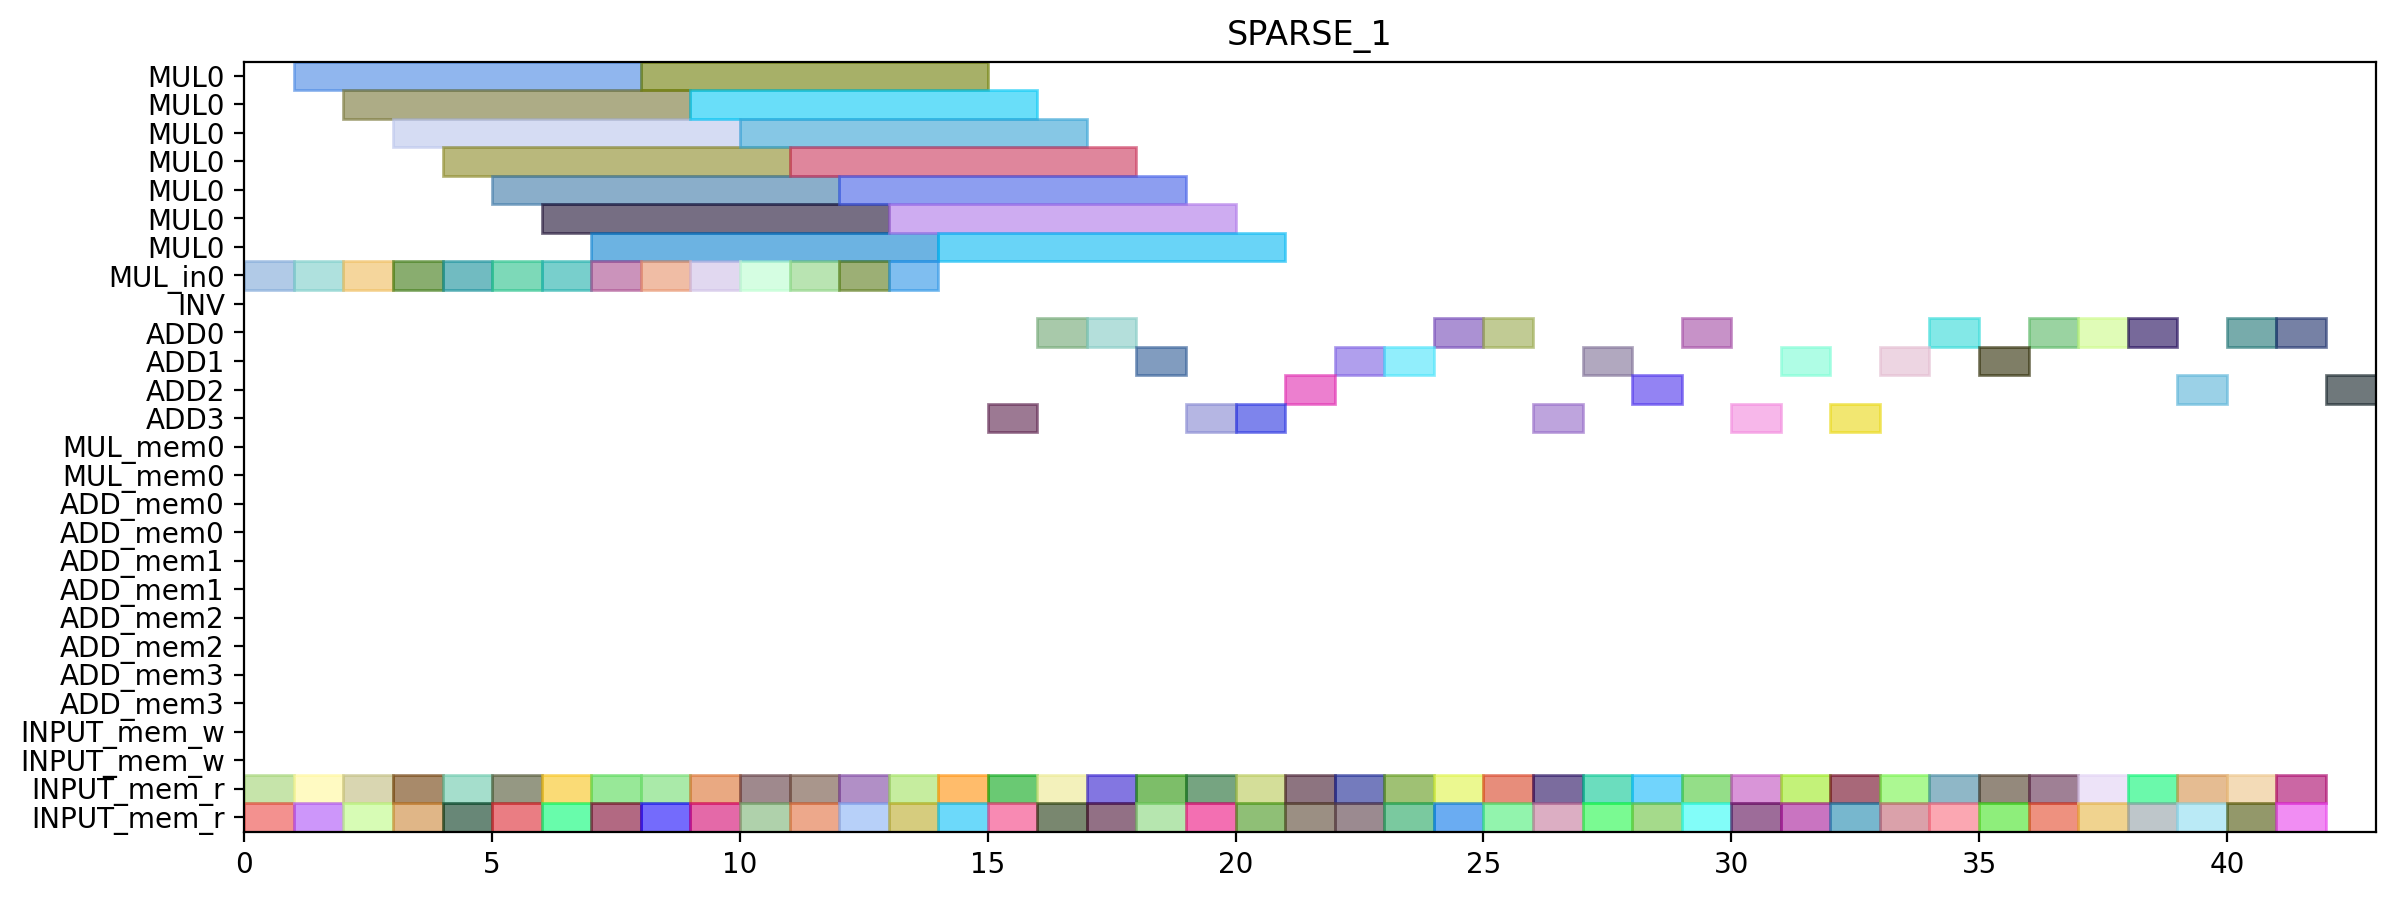

This chart was generated by the following Python code:
from pyschedule import Scenario, solvers, plotters, alt


def solve():
	horizon = 121
	S = Scenario("SPARSE_1", horizon=horizon)

	# resource
	MUL = S.Resources('MUL', num=1, size=7)
	MUL_in = S.Resources('MUL_in', num=1)
	INV = S.Resource('INV')
	ADD = S.Resources('ADD', num=4, periods=range(1, horizon))
	MUL_mem = S.Resources('MUL_mem', num=1, size=2)
	ADD_mem = S.Resources('ADD_mem', num=4, size=2)
	INPUT_mem_w = S.Resource('INPUT_mem_w', size=2)
	INPUT_mem_r = S.Resource('INPUT_mem_r', size=2)

	# result of previous scheduling
	t4_t2_t1_in = S.Task('t4_t2_t1_in', length=1, delay_cost=1)
	S += t4_t2_t1_in >= 0
	t4_t2_t1_in += MUL_in[0]

	t4_t2_t1_mem0 = S.Task('t4_t2_t1_mem0', length=1, delay_cost=1)
	S += t4_t2_t1_mem0 >= 0
	t4_t2_t1_mem0 += INPUT_mem_r

	t4_t2_t1_mem1 = S.Task('t4_t2_t1_mem1', length=1, delay_cost=1)
	S += t4_t2_t1_mem1 >= 0
	t4_t2_t1_mem1 += INPUT_mem_r

	t4_t1_t0_in = S.Task('t4_t1_t0_in', length=1, delay_cost=1)
	S += t4_t1_t0_in >= 1
	t4_t1_t0_in += MUL_in[0]

	t4_t1_t0_mem0 = S.Task('t4_t1_t0_mem0', length=1, delay_cost=1)
	S += t4_t1_t0_mem0 >= 1
	t4_t1_t0_mem0 += INPUT_mem_r

	t4_t1_t0_mem1 = S.Task('t4_t1_t0_mem1', length=1, delay_cost=1)
	S += t4_t1_t0_mem1 >= 1
	t4_t1_t0_mem1 += INPUT_mem_r

	t4_t2_t1 = S.Task('t4_t2_t1', length=7, delay_cost=1)
	S += t4_t2_t1 >= 1
	t4_t2_t1 += MUL[0]

	t4_t0_t1_in = S.Task('t4_t0_t1_in', length=1, delay_cost=1)
	S += t4_t0_t1_in >= 2
	t4_t0_t1_in += MUL_in[0]

	t4_t0_t1_mem0 = S.Task('t4_t0_t1_mem0', length=1, delay_cost=1)
	S += t4_t0_t1_mem0 >= 2
	t4_t0_t1_mem0 += INPUT_mem_r

	t4_t0_t1_mem1 = S.Task('t4_t0_t1_mem1', length=1, delay_cost=1)
	S += t4_t0_t1_mem1 >= 2
	t4_t0_t1_mem1 += INPUT_mem_r

	t4_t1_t0 = S.Task('t4_t1_t0', length=7, delay_cost=1)
	S += t4_t1_t0 >= 2
	t4_t1_t0 += MUL[0]

	t4_t0_t0_in = S.Task('t4_t0_t0_in', length=1, delay_cost=1)
	S += t4_t0_t0_in >= 3
	t4_t0_t0_in += MUL_in[0]

	t4_t0_t0_mem0 = S.Task('t4_t0_t0_mem0', length=1, delay_cost=1)
	S += t4_t0_t0_mem0 >= 3
	t4_t0_t0_mem0 += INPUT_mem_r

	t4_t0_t0_mem1 = S.Task('t4_t0_t0_mem1', length=1, delay_cost=1)
	S += t4_t0_t0_mem1 >= 3
	t4_t0_t0_mem1 += INPUT_mem_r

	t4_t0_t1 = S.Task('t4_t0_t1', length=7, delay_cost=1)
	S += t4_t0_t1 >= 3
	t4_t0_t1 += MUL[0]

	t4_t0_t0 = S.Task('t4_t0_t0', length=7, delay_cost=1)
	S += t4_t0_t0 >= 4
	t4_t0_t0 += MUL[0]

	t4_t8_t0_in = S.Task('t4_t8_t0_in', length=1, delay_cost=1)
	S += t4_t8_t0_in >= 4
	t4_t8_t0_in += MUL_in[0]

	t4_t8_t0_mem0 = S.Task('t4_t8_t0_mem0', length=1, delay_cost=1)
	S += t4_t8_t0_mem0 >= 4
	t4_t8_t0_mem0 += INPUT_mem_r

	t4_t8_t0_mem1 = S.Task('t4_t8_t0_mem1', length=1, delay_cost=1)
	S += t4_t8_t0_mem1 >= 4
	t4_t8_t0_mem1 += INPUT_mem_r

	t2_t1_in = S.Task('t2_t1_in', length=1, delay_cost=1)
	S += t2_t1_in >= 5
	t2_t1_in += MUL_in[0]

	t2_t1_mem0 = S.Task('t2_t1_mem0', length=1, delay_cost=1)
	S += t2_t1_mem0 >= 5
	t2_t1_mem0 += INPUT_mem_r

	t2_t1_mem1 = S.Task('t2_t1_mem1', length=1, delay_cost=1)
	S += t2_t1_mem1 >= 5
	t2_t1_mem1 += INPUT_mem_r

	t4_t8_t0 = S.Task('t4_t8_t0', length=7, delay_cost=1)
	S += t4_t8_t0 >= 5
	t4_t8_t0 += MUL[0]

	t2_t0_in = S.Task('t2_t0_in', length=1, delay_cost=1)
	S += t2_t0_in >= 6
	t2_t0_in += MUL_in[0]

	t2_t0_mem0 = S.Task('t2_t0_mem0', length=1, delay_cost=1)
	S += t2_t0_mem0 >= 6
	t2_t0_mem0 += INPUT_mem_r

	t2_t0_mem1 = S.Task('t2_t0_mem1', length=1, delay_cost=1)
	S += t2_t0_mem1 >= 6
	t2_t0_mem1 += INPUT_mem_r

	t2_t1 = S.Task('t2_t1', length=7, delay_cost=1)
	S += t2_t1 >= 6
	t2_t1 += MUL[0]

	t1_t0_in = S.Task('t1_t0_in', length=1, delay_cost=1)
	S += t1_t0_in >= 7
	t1_t0_in += MUL_in[0]

	t1_t0_mem0 = S.Task('t1_t0_mem0', length=1, delay_cost=1)
	S += t1_t0_mem0 >= 7
	t1_t0_mem0 += INPUT_mem_r

	t1_t0_mem1 = S.Task('t1_t0_mem1', length=1, delay_cost=1)
	S += t1_t0_mem1 >= 7
	t1_t0_mem1 += INPUT_mem_r

	t2_t0 = S.Task('t2_t0', length=7, delay_cost=1)
	S += t2_t0 >= 7
	t2_t0 += MUL[0]

	t0_t1_in = S.Task('t0_t1_in', length=1, delay_cost=1)
	S += t0_t1_in >= 8
	t0_t1_in += MUL_in[0]

	t0_t1_mem0 = S.Task('t0_t1_mem0', length=1, delay_cost=1)
	S += t0_t1_mem0 >= 8
	t0_t1_mem0 += INPUT_mem_r

	t0_t1_mem1 = S.Task('t0_t1_mem1', length=1, delay_cost=1)
	S += t0_t1_mem1 >= 8
	t0_t1_mem1 += INPUT_mem_r

	t1_t0 = S.Task('t1_t0', length=7, delay_cost=1)
	S += t1_t0 >= 8
	t1_t0 += MUL[0]

	t0_t1 = S.Task('t0_t1', length=7, delay_cost=1)
	S += t0_t1 >= 9
	t0_t1 += MUL[0]

	t4_t8_t1_in = S.Task('t4_t8_t1_in', length=1, delay_cost=1)
	S += t4_t8_t1_in >= 9
	t4_t8_t1_in += MUL_in[0]

	t4_t8_t1_mem0 = S.Task('t4_t8_t1_mem0', length=1, delay_cost=1)
	S += t4_t8_t1_mem0 >= 9
	t4_t8_t1_mem0 += INPUT_mem_r

	t4_t8_t1_mem1 = S.Task('t4_t8_t1_mem1', length=1, delay_cost=1)
	S += t4_t8_t1_mem1 >= 9
	t4_t8_t1_mem1 += INPUT_mem_r

	t4_t2_t0_in = S.Task('t4_t2_t0_in', length=1, delay_cost=1)
	S += t4_t2_t0_in >= 10
	t4_t2_t0_in += MUL_in[0]

	t4_t2_t0_mem0 = S.Task('t4_t2_t0_mem0', length=1, delay_cost=1)
	S += t4_t2_t0_mem0 >= 10
	t4_t2_t0_mem0 += INPUT_mem_r

	t4_t2_t0_mem1 = S.Task('t4_t2_t0_mem1', length=1, delay_cost=1)
	S += t4_t2_t0_mem1 >= 10
	t4_t2_t0_mem1 += INPUT_mem_r

	t4_t8_t1 = S.Task('t4_t8_t1', length=7, delay_cost=1)
	S += t4_t8_t1 >= 10
	t4_t8_t1 += MUL[0]

	t4_t1_t1_in = S.Task('t4_t1_t1_in', length=1, delay_cost=1)
	S += t4_t1_t1_in >= 11
	t4_t1_t1_in += MUL_in[0]

	t4_t1_t1_mem0 = S.Task('t4_t1_t1_mem0', length=1, delay_cost=1)
	S += t4_t1_t1_mem0 >= 11
	t4_t1_t1_mem0 += INPUT_mem_r

	t4_t1_t1_mem1 = S.Task('t4_t1_t1_mem1', length=1, delay_cost=1)
	S += t4_t1_t1_mem1 >= 11
	t4_t1_t1_mem1 += INPUT_mem_r

	t4_t2_t0 = S.Task('t4_t2_t0', length=7, delay_cost=1)
	S += t4_t2_t0 >= 11
	t4_t2_t0 += MUL[0]

	t1_t1_in = S.Task('t1_t1_in', length=1, delay_cost=1)
	S += t1_t1_in >= 12
	t1_t1_in += MUL_in[0]

	t1_t1_mem0 = S.Task('t1_t1_mem0', length=1, delay_cost=1)
	S += t1_t1_mem0 >= 12
	t1_t1_mem0 += INPUT_mem_r

	t1_t1_mem1 = S.Task('t1_t1_mem1', length=1, delay_cost=1)
	S += t1_t1_mem1 >= 12
	t1_t1_mem1 += INPUT_mem_r

	t4_t1_t1 = S.Task('t4_t1_t1', length=7, delay_cost=1)
	S += t4_t1_t1 >= 12
	t4_t1_t1 += MUL[0]

	t0_t0_in = S.Task('t0_t0_in', length=1, delay_cost=1)
	S += t0_t0_in >= 13
	t0_t0_in += MUL_in[0]

	t0_t0_mem0 = S.Task('t0_t0_mem0', length=1, delay_cost=1)
	S += t0_t0_mem0 >= 13
	t0_t0_mem0 += INPUT_mem_r

	t0_t0_mem1 = S.Task('t0_t0_mem1', length=1, delay_cost=1)
	S += t0_t0_mem1 >= 13
	t0_t0_mem1 += INPUT_mem_r

	t1_t1 = S.Task('t1_t1', length=7, delay_cost=1)
	S += t1_t1 >= 13
	t1_t1 += MUL[0]

	t0_t0 = S.Task('t0_t0', length=7, delay_cost=1)
	S += t0_t0 >= 14
	t0_t0 += MUL[0]

	t4_t51_mem0 = S.Task('t4_t51_mem0', length=1, delay_cost=1)
	S += t4_t51_mem0 >= 14
	t4_t51_mem0 += INPUT_mem_r

	t4_t51_mem1 = S.Task('t4_t51_mem1', length=1, delay_cost=1)
	S += t4_t51_mem1 >= 14
	t4_t51_mem1 += INPUT_mem_r

	t4_t1_t2_mem0 = S.Task('t4_t1_t2_mem0', length=1, delay_cost=1)
	S += t4_t1_t2_mem0 >= 15
	t4_t1_t2_mem0 += INPUT_mem_r

	t4_t1_t2_mem1 = S.Task('t4_t1_t2_mem1', length=1, delay_cost=1)
	S += t4_t1_t2_mem1 >= 15
	t4_t1_t2_mem1 += INPUT_mem_r

	t4_t51 = S.Task('t4_t51', length=1, delay_cost=1)
	S += t4_t51 >= 15
	t4_t51 += ADD[3]

	t2_t2_mem0 = S.Task('t2_t2_mem0', length=1, delay_cost=1)
	S += t2_t2_mem0 >= 16
	t2_t2_mem0 += INPUT_mem_r

	t2_t2_mem1 = S.Task('t2_t2_mem1', length=1, delay_cost=1)
	S += t2_t2_mem1 >= 16
	t2_t2_mem1 += INPUT_mem_r

	t4_t1_t2 = S.Task('t4_t1_t2', length=1, delay_cost=1)
	S += t4_t1_t2 >= 16
	t4_t1_t2 += ADD[0]

	t0_t2_mem0 = S.Task('t0_t2_mem0', length=1, delay_cost=1)
	S += t0_t2_mem0 >= 17
	t0_t2_mem0 += INPUT_mem_r

	t0_t2_mem1 = S.Task('t0_t2_mem1', length=1, delay_cost=1)
	S += t0_t2_mem1 >= 17
	t0_t2_mem1 += INPUT_mem_r

	t2_t2 = S.Task('t2_t2', length=1, delay_cost=1)
	S += t2_t2 >= 17
	t2_t2 += ADD[0]

	t0_t2 = S.Task('t0_t2', length=1, delay_cost=1)
	S += t0_t2 >= 18
	t0_t2 += ADD[1]

	t0_t3_mem0 = S.Task('t0_t3_mem0', length=1, delay_cost=1)
	S += t0_t3_mem0 >= 18
	t0_t3_mem0 += INPUT_mem_r

	t0_t3_mem1 = S.Task('t0_t3_mem1', length=1, delay_cost=1)
	S += t0_t3_mem1 >= 18
	t0_t3_mem1 += INPUT_mem_r

	t0_t3 = S.Task('t0_t3', length=1, delay_cost=1)
	S += t0_t3 >= 19
	t0_t3 += ADD[3]

	t4_t0_t2_mem0 = S.Task('t4_t0_t2_mem0', length=1, delay_cost=1)
	S += t4_t0_t2_mem0 >= 19
	t4_t0_t2_mem0 += INPUT_mem_r

	t4_t0_t2_mem1 = S.Task('t4_t0_t2_mem1', length=1, delay_cost=1)
	S += t4_t0_t2_mem1 >= 19
	t4_t0_t2_mem1 += INPUT_mem_r

	t4_t0_t2 = S.Task('t4_t0_t2', length=1, delay_cost=1)
	S += t4_t0_t2 >= 20
	t4_t0_t2 += ADD[3]

	t4_t0_t3_mem0 = S.Task('t4_t0_t3_mem0', length=1, delay_cost=1)
	S += t4_t0_t3_mem0 >= 20
	t4_t0_t3_mem0 += INPUT_mem_r

	t4_t0_t3_mem1 = S.Task('t4_t0_t3_mem1', length=1, delay_cost=1)
	S += t4_t0_t3_mem1 >= 20
	t4_t0_t3_mem1 += INPUT_mem_r

	t1_t2_mem0 = S.Task('t1_t2_mem0', length=1, delay_cost=1)
	S += t1_t2_mem0 >= 21
	t1_t2_mem0 += INPUT_mem_r

	t1_t2_mem1 = S.Task('t1_t2_mem1', length=1, delay_cost=1)
	S += t1_t2_mem1 >= 21
	t1_t2_mem1 += INPUT_mem_r

	t4_t0_t3 = S.Task('t4_t0_t3', length=1, delay_cost=1)
	S += t4_t0_t3 >= 21
	t4_t0_t3 += ADD[2]

	t1_t2 = S.Task('t1_t2', length=1, delay_cost=1)
	S += t1_t2 >= 22
	t1_t2 += ADD[1]

	t2_t3_mem0 = S.Task('t2_t3_mem0', length=1, delay_cost=1)
	S += t2_t3_mem0 >= 22
	t2_t3_mem0 += INPUT_mem_r

	t2_t3_mem1 = S.Task('t2_t3_mem1', length=1, delay_cost=1)
	S += t2_t3_mem1 >= 22
	t2_t3_mem1 += INPUT_mem_r

	t2_t3 = S.Task('t2_t3', length=1, delay_cost=1)
	S += t2_t3 >= 23
	t2_t3 += ADD[1]

	t4_t1_t3_mem0 = S.Task('t4_t1_t3_mem0', length=1, delay_cost=1)
	S += t4_t1_t3_mem0 >= 23
	t4_t1_t3_mem0 += INPUT_mem_r

	t4_t1_t3_mem1 = S.Task('t4_t1_t3_mem1', length=1, delay_cost=1)
	S += t4_t1_t3_mem1 >= 23
	t4_t1_t3_mem1 += INPUT_mem_r

	t4_t1_t3 = S.Task('t4_t1_t3', length=1, delay_cost=1)
	S += t4_t1_t3 >= 24
	t4_t1_t3 += ADD[0]

	t4_t50_mem0 = S.Task('t4_t50_mem0', length=1, delay_cost=1)
	S += t4_t50_mem0 >= 24
	t4_t50_mem0 += INPUT_mem_r

	t4_t50_mem1 = S.Task('t4_t50_mem1', length=1, delay_cost=1)
	S += t4_t50_mem1 >= 24
	t4_t50_mem1 += INPUT_mem_r

	t4_t41_mem0 = S.Task('t4_t41_mem0', length=1, delay_cost=1)
	S += t4_t41_mem0 >= 25
	t4_t41_mem0 += INPUT_mem_r

	t4_t41_mem1 = S.Task('t4_t41_mem1', length=1, delay_cost=1)
	S += t4_t41_mem1 >= 25
	t4_t41_mem1 += INPUT_mem_r

	t4_t50 = S.Task('t4_t50', length=1, delay_cost=1)
	S += t4_t50 >= 25
	t4_t50 += ADD[0]

	t1_t3_mem0 = S.Task('t1_t3_mem0', length=1, delay_cost=1)
	S += t1_t3_mem0 >= 26
	t1_t3_mem0 += INPUT_mem_r

	t1_t3_mem1 = S.Task('t1_t3_mem1', length=1, delay_cost=1)
	S += t1_t3_mem1 >= 26
	t1_t3_mem1 += INPUT_mem_r

	t4_t41 = S.Task('t4_t41', length=1, delay_cost=1)
	S += t4_t41 >= 26
	t4_t41 += ADD[3]

	t1_t3 = S.Task('t1_t3', length=1, delay_cost=1)
	S += t1_t3 >= 27
	t1_t3 += ADD[1]

	t4_t40_mem0 = S.Task('t4_t40_mem0', length=1, delay_cost=1)
	S += t4_t40_mem0 >= 27
	t4_t40_mem0 += INPUT_mem_r

	t4_t40_mem1 = S.Task('t4_t40_mem1', length=1, delay_cost=1)
	S += t4_t40_mem1 >= 27
	t4_t40_mem1 += INPUT_mem_r

	t4_t2_t3_mem0 = S.Task('t4_t2_t3_mem0', length=1, delay_cost=1)
	S += t4_t2_t3_mem0 >= 28
	t4_t2_t3_mem0 += INPUT_mem_r

	t4_t2_t3_mem1 = S.Task('t4_t2_t3_mem1', length=1, delay_cost=1)
	S += t4_t2_t3_mem1 >= 28
	t4_t2_t3_mem1 += INPUT_mem_r

	t4_t40 = S.Task('t4_t40', length=1, delay_cost=1)
	S += t4_t40 >= 28
	t4_t40 += ADD[2]

	t4_t2_t2_mem0 = S.Task('t4_t2_t2_mem0', length=1, delay_cost=1)
	S += t4_t2_t2_mem0 >= 29
	t4_t2_t2_mem0 += INPUT_mem_r

	t4_t2_t2_mem1 = S.Task('t4_t2_t2_mem1', length=1, delay_cost=1)
	S += t4_t2_t2_mem1 >= 29
	t4_t2_t2_mem1 += INPUT_mem_r

	t4_t2_t3 = S.Task('t4_t2_t3', length=1, delay_cost=1)
	S += t4_t2_t3 >= 29
	t4_t2_t3 += ADD[0]

	t4_t2_t2 = S.Task('t4_t2_t2', length=1, delay_cost=1)
	S += t4_t2_t2 >= 30
	t4_t2_t2 += ADD[3]


	# new tasks
	t4_t8_t2 = S.Task('t4_t8_t2', length=1, delay_cost=1)
	t4_t8_t2 += alt(ADD)

	t4_t8_t2_mem0 = S.Task('t4_t8_t2_mem0', length=1, delay_cost=1)
	t4_t8_t2_mem0 += INPUT_mem_r
	S += t4_t8_t2_mem0 <= t4_t8_t2

	t4_t8_t2_mem1 = S.Task('t4_t8_t2_mem1', length=1, delay_cost=1)
	t4_t8_t2_mem1 += INPUT_mem_r
	S += t4_t8_t2_mem1 <= t4_t8_t2

	t4_t8_t3 = S.Task('t4_t8_t3', length=1, delay_cost=1)
	t4_t8_t3 += alt(ADD)

	t4_t8_t3_mem0 = S.Task('t4_t8_t3_mem0', length=1, delay_cost=1)
	t4_t8_t3_mem0 += INPUT_mem_r
	S += t4_t8_t3_mem0 <= t4_t8_t3

	t4_t8_t3_mem1 = S.Task('t4_t8_t3_mem1', length=1, delay_cost=1)
	t4_t8_t3_mem1 += INPUT_mem_r
	S += t4_t8_t3_mem1 <= t4_t8_t3

	t70 = S.Task('t70', length=1, delay_cost=1)
	t70 += alt(ADD)

	t70_mem0 = S.Task('t70_mem0', length=1, delay_cost=1)
	t70_mem0 += INPUT_mem_r
	S += t70_mem0 <= t70

	t70_mem1 = S.Task('t70_mem1', length=1, delay_cost=1)
	t70_mem1 += INPUT_mem_r
	S += t70_mem1 <= t70

	t71 = S.Task('t71', length=1, delay_cost=1)
	t71 += alt(ADD)

	t71_mem0 = S.Task('t71_mem0', length=1, delay_cost=1)
	t71_mem0 += INPUT_mem_r
	S += t71_mem0 <= t71

	t71_mem1 = S.Task('t71_mem1', length=1, delay_cost=1)
	t71_mem1 += INPUT_mem_r
	S += t71_mem1 <= t71

	t80 = S.Task('t80', length=1, delay_cost=1)
	t80 += alt(ADD)

	t80_mem0 = S.Task('t80_mem0', length=1, delay_cost=1)
	t80_mem0 += INPUT_mem_r
	S += t80_mem0 <= t80

	t80_mem1 = S.Task('t80_mem1', length=1, delay_cost=1)
	t80_mem1 += INPUT_mem_r
	S += t80_mem1 <= t80

	t81 = S.Task('t81', length=1, delay_cost=1)
	t81 += alt(ADD)

	t81_mem0 = S.Task('t81_mem0', length=1, delay_cost=1)
	t81_mem0 += INPUT_mem_r
	S += t81_mem0 <= t81

	t81_mem1 = S.Task('t81_mem1', length=1, delay_cost=1)
	t81_mem1 += INPUT_mem_r
	S += t81_mem1 <= t81

	t90 = S.Task('t90', length=1, delay_cost=1)
	t90 += alt(ADD)

	t90_mem0 = S.Task('t90_mem0', length=1, delay_cost=1)
	t90_mem0 += INPUT_mem_r
	S += t90_mem0 <= t90

	t90_mem1 = S.Task('t90_mem1', length=1, delay_cost=1)
	t90_mem1 += INPUT_mem_r
	S += t90_mem1 <= t90

	t91 = S.Task('t91', length=1, delay_cost=1)
	t91 += alt(ADD)

	t91_mem0 = S.Task('t91_mem0', length=1, delay_cost=1)
	t91_mem0 += INPUT_mem_r
	S += t91_mem0 <= t91

	t91_mem1 = S.Task('t91_mem1', length=1, delay_cost=1)
	t91_mem1 += INPUT_mem_r
	S += t91_mem1 <= t91

	t100 = S.Task('t100', length=1, delay_cost=1)
	t100 += alt(ADD)

	t100_mem0 = S.Task('t100_mem0', length=1, delay_cost=1)
	t100_mem0 += INPUT_mem_r
	S += t100_mem0 <= t100

	t100_mem1 = S.Task('t100_mem1', length=1, delay_cost=1)
	t100_mem1 += INPUT_mem_r
	S += t100_mem1 <= t100

	t101 = S.Task('t101', length=1, delay_cost=1)
	t101 += alt(ADD)

	t101_mem0 = S.Task('t101_mem0', length=1, delay_cost=1)
	t101_mem0 += INPUT_mem_r
	S += t101_mem0 <= t101

	t101_mem1 = S.Task('t101_mem1', length=1, delay_cost=1)
	t101_mem1 += INPUT_mem_r
	S += t101_mem1 <= t101

	t5_t0_t2 = S.Task('t5_t0_t2', length=1, delay_cost=1)
	t5_t0_t2 += alt(ADD)

	t5_t0_t2_mem0 = S.Task('t5_t0_t2_mem0', length=1, delay_cost=1)
	t5_t0_t2_mem0 += INPUT_mem_r
	S += t5_t0_t2_mem0 <= t5_t0_t2

	t5_t0_t2_mem1 = S.Task('t5_t0_t2_mem1', length=1, delay_cost=1)
	t5_t0_t2_mem1 += INPUT_mem_r
	S += t5_t0_t2_mem1 <= t5_t0_t2

	t5_t8_t2 = S.Task('t5_t8_t2', length=1, delay_cost=1)
	t5_t8_t2 += alt(ADD)

	t5_t8_t2_mem0 = S.Task('t5_t8_t2_mem0', length=1, delay_cost=1)
	t5_t8_t2_mem0 += INPUT_mem_r
	S += t5_t8_t2_mem0 <= t5_t8_t2

	t5_t8_t2_mem1 = S.Task('t5_t8_t2_mem1', length=1, delay_cost=1)
	t5_t8_t2_mem1 += INPUT_mem_r
	S += t5_t8_t2_mem1 <= t5_t8_t2

	solvers.mip.solve(S,msg=1,kind='CPLEX',ratio_gap=1.01)

	solution = [['hoge']*len(S.solution()[1]) for i in range(len(S.solution()))]
	for i in range(len(S.solution())):
		for j in range(len(S.solution()[i])):
			solution[i][j]=str(S.solution()[i][j])
	print(solution)

	cycles = int(solution[-1][3])

	pic_file_name = "/mnt/rose/usr1/fukuda/pairing_automation_design2/bls12-381/scheduling/SPARSE_mul1_add4/SPARSE_1.png"
	if(S.solution() != []):
		plotters.matplotlib.plot(S,img_filename=pic_file_name, vertical_text=True, fig_size=(cycles*0.25+3, 5), show_task_labels=False)

	return solution
